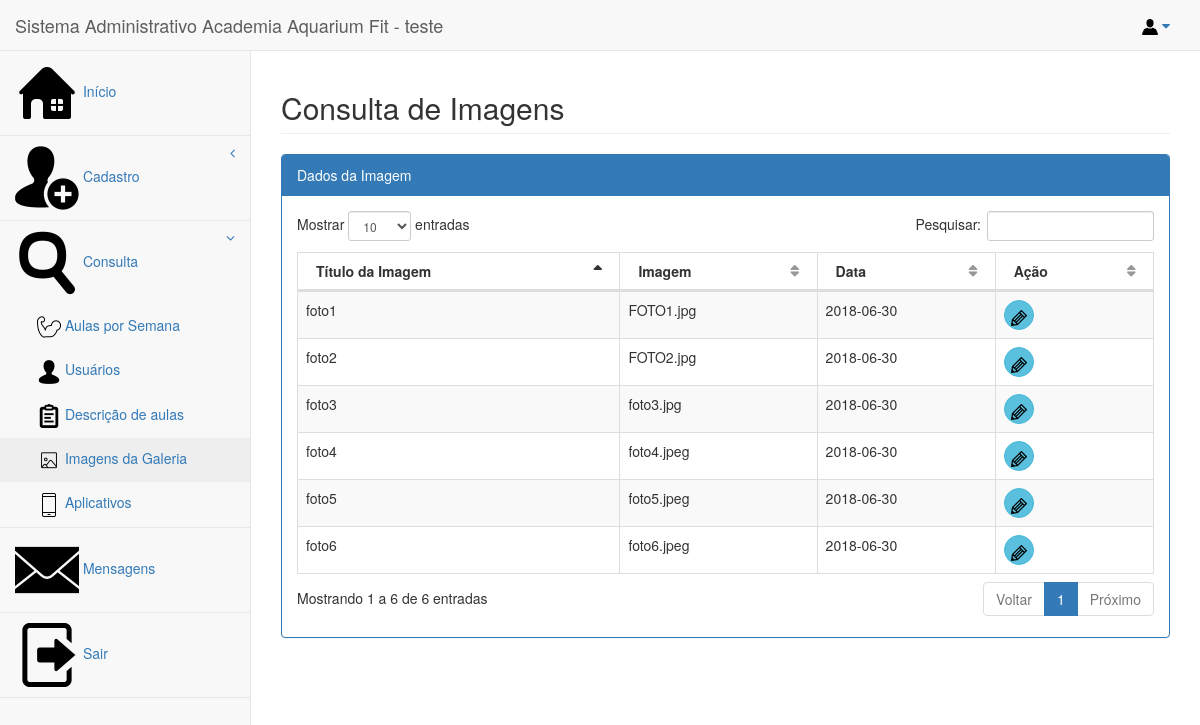
The app's page /view/form_consultagaleria.php (signed in) with its own data.
### tables this page shows
CREATE TABLE `galeria` (
  `codgaleria` int(11) NOT NULL,
  `nomeimg` varchar(100) NOT NULL,
  `imgaleria` varchar(100) NOT NULL,
  `dataimg` date NOT NULL
);

### model/conexao.php (called while the page is built)
<?php
class Conexao
{
	function Conectar()
	{
		$con = new PDO("mysql:host=localhost;dbname=bdaquarium;port=3306;","root","");
		return $con;
	}
}
?>

### controller/galeria.controller.php (called while the page is built, shortened)
<?php
$tipo = "";
if(isset($_SESSION['tipo'])) $tipo = $_SESSION['tipo'];
		if($tipo == "Administrador")
			include_once("../model/galeria.php");
		else
			include_once("../admaquarium/model/galeria.php");
		$gal = new galeria();
		?>

### model/galeria.php (called while the page is built, shortened)
<?php
	class galeria
	{
		public $con;
		function __CONSTRUCT()
		{
			include_once("conexao.php");
			$conexao = new Conexao();
			$this->con = $conexao->Conectar();
	    }
		function Consultar()
		{
			$dados = array();
			$sql = $this->con->prepare("select * from galeria");
			$sql->execute();
			foreach ($sql->fetchAll(PDO::FETCH_OBJ) as $linha)
			{
				$gal = new galeria();
				$gal->codgaleria 		= $linha->codgaleria;
				$gal->nomeimg 	= $linha->nomeimg;
	   			$gal->imgaleria 	= $linha->imgaleria;
	   			$gal->dataimg 	= $linha->dataimg;
				$dados[] = $gal;
			}
			return $dados;
		}
	}
	?>

### view/form_consultagaleria.php (the view, shortened to what this page needs)
<?php
include_once("../controller/galeria.controller.php");
?>
<!DOCTYPE html>
<html lang="en">
<head>
  <link href="../bower_components/bootstrap/dist/css/bootstrap.min.css" rel="stylesheet">
  <link href="../bower_components/metisMenu/dist/metisMenu.min.css" rel="stylesheet">
  <link href="../bower_components/datatables-plugins/integration/bootstrap/3/dataTables.bootstrap.css" rel="stylesheet">
  <link href="../bower_components/datatables-responsive/css/dataTables.responsive.css" rel="stylesheet">
  <link href="../dist/css/sb-admin-2.css" rel="stylesheet">
  <link href="../bower_components/font-awesome/css/font-awesome.min.css" rel="stylesheet" type="text/css">
    </head>
    <body>
      <div id="wrapper">
        <nav class="navbar navbar-default navbar-static-top" role="navigation" style="margin-bottom: 0">
          <?php include_once("topo.php");?>
          <?php include_once("menu.php");?>
        </nav>
        <div id="page-wrapper">
          <div class="row">
            <div class="col-lg-12">
              <h2 class="page-header">Consulta de Imagens</h2>
            </div>
          </div>
          <div class="row">
            <div class="col-lg-12">
              <div class="panel panel-primary">
                <div class="panel-heading">
                  Dados da Imagem
                </div>
                <div class="panel-body">
                  <div class="table-responsive">
                    <table class="table table-striped table-bordered table-hover" id="dataTables-example">
                      <thead>
                        <tr>
                          <th>Título da Imagem</th>
                          <th>Imagem</th>
                          <th>Data</th>
                          <th>Ação</th>
                        </tr>
                      </thead>
                      <tbody>
                       <?php foreach ($gal->Consultar() as $linha): ?>
                        <tr class="odd gradeX">
                          <td><?php echo $linha->nomeimg;?></td>
                          <td><?php echo $linha->imgaleria;?></td>
                          <td><?php echo $linha->dataimg;?></td>
                          <td>
                           <a href="../view/form_galeria.php?codgaleria=<?php echo $linha->codgaleria;?>&acao=dados_gal"><button type="button" class="btn btn-info btn-circle" title="Editar"><img src="imagens\editar.png">
                           </button></a>
                         </td>
                       </tr>
                     <?php endforeach;?>
                   </tbody>
                 </table>
               </div>
             </div>
           </div>
         </div>
       </div>
    </div>
  </div>
</body>
</html>

### records on screen
galeria: nomeimg "foto1", imgaleria "FOTO1.jpg", dataimg "2018-06-30"
galeria: nomeimg "foto2", imgaleria "FOTO2.jpg", dataimg "2018-06-30"
galeria: nomeimg "foto3", imgaleria "foto3.jpg", dataimg "2018-06-30"
galeria: nomeimg "foto4", imgaleria "foto4.jpeg", dataimg "2018-06-30"
galeria: nomeimg "foto5", imgaleria "foto5.jpeg", dataimg "2018-06-30"
galeria: nomeimg "foto6", imgaleria "foto6.jpeg", dataimg "2018-06-30"

### other values on screen
$_SESSION['nomeusuario'] "teste"
